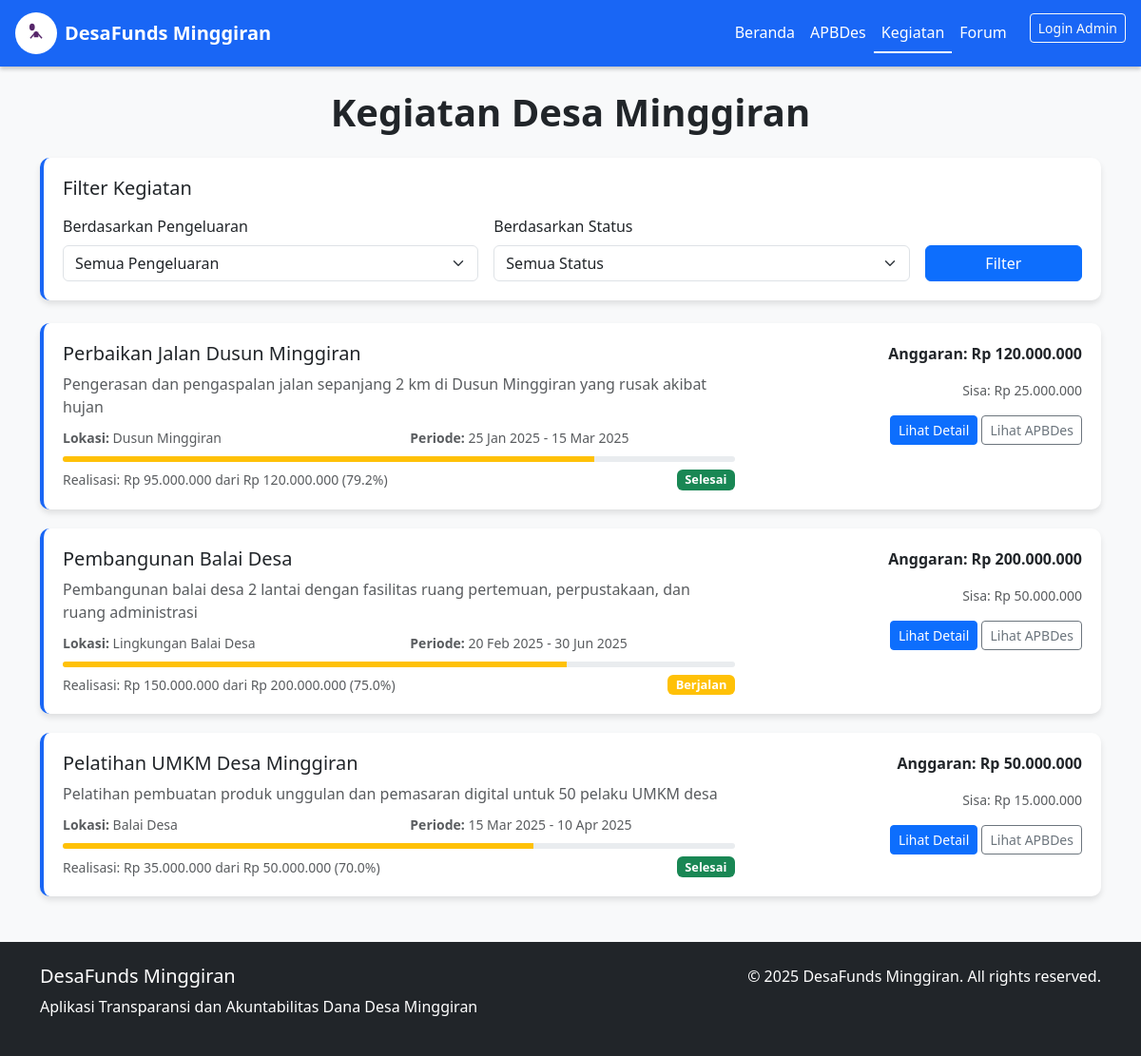
Screenshot of /kegiatan.php with the database file from the repository.
### tables this page shows
CREATE TABLE IF NOT EXISTS kegiatan (
    id INT AUTO_INCREMENT PRIMARY KEY,
    pengeluaran_id INT NOT NULL,
    nama_kegiatan VARCHAR(255) NOT NULL,
    deskripsi TEXT NOT NULL,
    lokasi VARCHAR(255) NOT NULL,
    tanggal_mulai DATE NOT NULL,
    tanggal_selesai DATE NULL,
    anggaran DECIMAL(15,2) NOT NULL,
    realisasi DECIMAL(15,2) NOT NULL DEFAULT 0,
    sisa_anggaran DECIMAL(15,2) NOT NULL,
    status ENUM('rencana', 'berjalan', 'selesai') DEFAULT 'rencana',
    dokumentasi TEXT,
    created_at TIMESTAMP DEFAULT CURRENT_TIMESTAMP,
    FOREIGN KEY (pengeluaran_id) REFERENCES pengeluaran(id) ON DELETE CASCADE
);

### config.php (called while the page is built, shortened)
<?php
$is_admin_logged_in = isset($_SESSION['admin_logged_in']) && $_SESSION['admin_logged_in'] === true;
?>

### kegiatan.php (the view, shortened to what this page needs)
<?php
require_once 'config.php';
$query = "
    SELECT k.*, p.nama_kegiatan as nama_pengeluaran, p.anggaran as anggaran_pengeluaran,
           p.realisasi as realisasi_pengeluaran, p.sisa_anggaran as sisa_pengeluaran
    FROM kegiatan k
    JOIN pengeluaran p ON k.pengeluaran_id = p.id
";
$params = [];
$query .= " ORDER BY k.created_at DESC";
try {
    $stmt = $pdo->prepare($query);
    $stmt->execute($params);
    $kegiatan = $stmt->fetchAll();
} catch(PDOException $e) {
    $error = "Gagal memuat data kegiatan: " . $e->getMessage();
    $kegiatan = [];
    $pengeluaran_list = [];
}
?>
<!DOCTYPE html>
<html lang="id">
<head>
    <link href="https://cdn.jsdelivr.net/npm/bootstrap@5.3.0/dist/css/bootstrap.min.css" rel="stylesheet" />
</head>
<body class="bg-light">
    <nav class="navbar navbar-expand-md navbar-custom px-3">
        <a class="navbar-brand d-flex align-items-center fw-bold" href="index.php">
            <div style="width:44px;height:44px;background:#fff;border-radius:50%;display:flex;align-items:center;justify-content:center;margin-right:8px;">
            </div>
            DesaFunds Minggiran
        </a>
        <div class="collapse navbar-collapse" id="navMenu">
            <ul class="navbar-nav ms-auto mb-2 mb-md-0">
                <li class="nav-item"><a class="nav-link" href="index.php">Beranda</a></li>
                <li class="nav-item"><a class="nav-link" href="apbdes.php">APBDes</a></li>
                <li class="nav-item"><a class="nav-link active" href="kegiatan.php">Kegiatan</a></li>
                <li class="nav-item"><a class="nav-link" href="forum.php">Forum</a></li>
                <li class="nav-item">
                    <?php if (!$is_admin_logged_in): ?>
                        <a href="admin_login.php" class="btn btn-outline-light btn-sm ms-3">Login Admin</a>
                    <?php else: ?>
                        <a href="admin_logout.php" class="btn btn-outline-light btn-sm ms-3">Logout Admin</a>
                    <?php endif; ?>
                </li>
            </ul>
        </div>
    </nav>
    <main class="container my-4">
        <h1 class="text-center mb-4 fw-bold">Kegiatan Desa Minggiran</h1>
        <div class="kegiatan-card mb-4">
            <h5 class="mb-3">Filter Kegiatan</h5>
            <form method="GET" class="row g-3">
                <div class="col-md-5">
                    <label for="pengeluaran_id" class="form-label">Berdasarkan Pengeluaran</label>
                    <select class="form-select" id="pengeluaran_id" name="pengeluaran_id">
                        <option value="">Semua Pengeluaran</option>
                    </select>
                </div>
                <div class="col-md-5">
                    <label for="status" class="form-label">Berdasarkan Status</label>
                    <select class="form-select" id="status" name="status">
                        <option value="">Semua Status</option>
                    </select>
                </div>
                <div class="col-md-2 d-flex align-items-end">
                    <button type="submit" class="btn btn-primary w-100">Filter</button>
                </div>
            </form>
        </div>
        <?php if (empty($kegiatan)): ?>
            <div class="kegiatan-card text-center">
                <h5 class="text-muted">Tidak ada kegiatan</h5>
                <p class="text-muted">Belum ada kegiatan yang tercatat.</p>
            </div>
        <?php else: ?>
            <?php foreach($kegiatan as $item):
                $progress = ($item['realisasi'] / $item['anggaran']) * 100;
            ?>
            <div class="kegiatan-card">
                <div class="row">
                    <div class="col-md-8">
                        <h5 class="mb-2"><?php echo htmlspecialchars($item['nama_kegiatan']); ?></h5>
                        <p class="text-muted mb-2"><?php echo htmlspecialchars($item['deskripsi']); ?></p>
                        <div class="row mb-2">
                            <div class="col-sm-6">
                                <small class="text-muted">
                                    <strong>Lokasi:</strong> <?php echo htmlspecialchars($item['lokasi']); ?>
                                </small>
                            </div>
                            <div class="col-sm-6">
                                <small class="text-muted">
                                    <strong>Periode:</strong> <?php echo date('d M Y', strtotime($item['tanggal_mulai'])); ?>
                                    <?php if ($item['tanggal_selesai']): ?>
                                     - <?php echo date('d M Y', strtotime($item['tanggal_selesai'])); ?>
                                    <?php endif; ?>
                                </small>
                            </div>
                        </div>
                        <div class="progress mb-2" style="height: 6px;">
                            <div class="progress-bar
                                <?php echo $progress >= 100 ? 'bg-success' : ($progress >= 50 ? 'bg-warning' : 'bg-info'); ?>"
                                role="progressbar"
                                style="width: <?php echo min($progress, 100); ?>%"
                                aria-valuenow="<?php echo $progress; ?>"
                                aria-valuemin="0" aria-valuemax="100">
                            </div>
                        </div>
                        <div class="d-flex justify-content-between align-items-center">
                            <small class="text-muted">
                                Realisasi: Rp <?php echo number_format($item['realisasi'], 0, ',', '.'); ?>
                                dari Rp <?php echo number_format($item['anggaran'], 0, ',', '.'); ?>
                                (<?php echo number_format($progress, 1); ?>%)
                            </small>
                            <span class="badge
                                <?php echo $item['status'] == 'selesai' ? 'bg-success' :
                                       ($item['status'] == 'berjalan' ? 'bg-warning' : 'bg-secondary'); ?> badge-status">
                                <?php echo ucfirst($item['status']); ?>
                            </span>
                        </div>
                    </div>
                    <div class="col-md-4 text-end">
                        <div class="mb-3">
                            <strong>Anggaran: Rp <?php echo number_format($item['anggaran'], 0, ',', '.'); ?></strong>
                        </div>
                        <div class="mb-3">
                            <small class="text-muted d-block">Sisa: Rp <?php echo number_format($item['sisa_anggaran'], 0, ',', '.'); ?></small>
                        </div>
                        <a href="kegiatan.php?detail_id=<?php echo $item['id']; ?>" class="btn btn-primary btn-sm">
                            Lihat Detail
                        </a>
                        <?php if ($item['pengeluaran_id']): ?>
                            <a href="apbdes.php" class="btn btn-outline-secondary btn-sm">
                                Lihat APBDes
                            </a>
                        <?php endif; ?>
                    </div>
                </div>
            </div>
            <?php endforeach; ?>
        <?php endif; ?>
    </main>
    <footer class="bg-dark text-white py-4 mt-5">
        <div class="container">
            <div class="row">
                <div class="col-md-6">
                    <h5>DesaFunds Minggiran</h5>
                    <p>Aplikasi Transparansi dan Akuntabilitas Dana Desa Minggiran</p>
                </div>
                <div class="col-md-6 text-end">
                    <p>&copy; 2025 DesaFunds Minggiran. All rights reserved.</p>
                </div>
            </div>
        </div>
    </footer>
</body>
</html>

### kegiatan.php (style rules this page uses)
.navbar-custom { background-color: #1966f5; box-shadow: 0 3px 4px rgba(0, 0, 0, 0.2); }
.navbar-custom .navbar-brand, .navbar-custom .nav-link { color: white; user-select: none; }
.navbar-custom .nav-link.active { border-bottom: 2px solid white; color: white; }
.kegiatan-card { background: white; border-radius: 10px; padding: 20px; box-shadow: 0 4px 6px rgba(0, 0, 0, 0.1); margin-bottom: 20px; border-left: 4px solid #1966f5; }
.progress { height: 8px; }
.badge-status { font-size: 0.8rem; }

### rows the page displays
kegiatan: nama_kegiatan "Perbaikan Jalan Dusun Minggiran", deskripsi "Pengerasan dan pengaspalan jalan sepanjang 2 km di Dusun Minggiran yang rusak akibat hujan", lokasi "Dusun Minggiran", tanggal_mulai "25 Jan 2025", tanggal_selesai "15 Mar 2025", realisasi "95.000.000", anggaran "120.000.000", progress "79.2", status "Selesai", sisa_anggaran "25.000.000", shows "Lihat APBDes"
kegiatan: nama_kegiatan "Pembangunan Balai Desa", deskripsi "Pembangunan balai desa 2 lantai dengan fasilitas ruang pertemuan, perpustakaan, dan ruang administrasi", lokasi "Lingkungan Balai Desa", tanggal_mulai "20 Feb 2025", tanggal_selesai "30 Jun 2025", realisasi "150.000.000", anggaran "200.000.000", progress "75.0", status "Berjalan", sisa_anggaran "50.000.000", shows "Lihat APBDes"
kegiatan: nama_kegiatan "Pelatihan UMKM Desa Minggiran", deskripsi "Pelatihan pembuatan produk unggulan dan pemasaran digital untuk 50 pelaku UMKM desa", lokasi "Balai Desa", tanggal_mulai "15 Mar 2025", tanggal_selesai "10 Apr 2025", realisasi "35.000.000", anggaran "50.000.000", progress "70.0", status "Selesai", sisa_anggaran "15.000.000", shows "Lihat APBDes"
